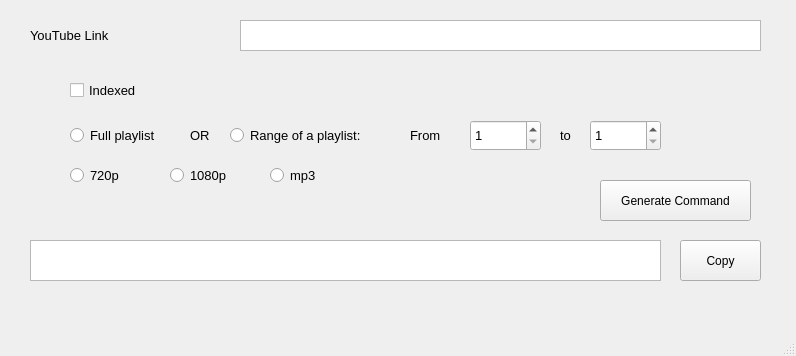
<?xml version="1.0" encoding="UTF-8"?>
<ui version="4.0">
 <class>MainWindow</class>
 <widget class="QMainWindow" name="MainWindow">
  <property name="geometry">
   <rect>
    <x>0</x>
    <y>0</y>
    <width>796</width>
    <height>356</height>
   </rect>
  </property>
  <property name="windowTitle">
   <string>MainWindow</string>
  </property>
  <widget class="QWidget" name="centralwidget">
   <widget class="QPushButton" name="processBtn">
    <property name="geometry">
     <rect>
      <x>600</x>
      <y>180</y>
      <width>151</width>
      <height>41</height>
     </rect>
    </property>
    <property name="text">
     <string>Generate Command</string>
    </property>
   </widget>
   <widget class="QTextEdit" name="link">
    <property name="geometry">
     <rect>
      <x>240</x>
      <y>20</y>
      <width>521</width>
      <height>31</height>
     </rect>
    </property>
    <property name="font">
     <font>
      <pointsize>10</pointsize>
     </font>
    </property>
   </widget>
   <widget class="QLabel" name="label">
    <property name="geometry">
     <rect>
      <x>30</x>
      <y>20</y>
      <width>131</width>
      <height>31</height>
     </rect>
    </property>
    <property name="font">
     <font>
      <pointsize>10</pointsize>
     </font>
    </property>
    <property name="text">
     <string>YouTube Link</string>
    </property>
   </widget>
   <widget class="QTextEdit" name="output">
    <property name="geometry">
     <rect>
      <x>30</x>
      <y>240</y>
      <width>631</width>
      <height>41</height>
     </rect>
    </property>
    <property name="font">
     <font>
      <pointsize>10</pointsize>
     </font>
    </property>
   </widget>
   <widget class="QCheckBox" name="indexedBtn">
    <property name="geometry">
     <rect>
      <x>70</x>
      <y>80</y>
      <width>81</width>
      <height>20</height>
     </rect>
    </property>
    <property name="font">
     <font>
      <pointsize>10</pointsize>
     </font>
    </property>
    <property name="text">
     <string>Indexed</string>
    </property>
   </widget>
   <widget class="QRadioButton" name="playlistBtn">
    <property name="geometry">
     <rect>
      <x>70</x>
      <y>120</y>
      <width>111</width>
      <height>31</height>
     </rect>
    </property>
    <property name="font">
     <font>
      <pointsize>10</pointsize>
     </font>
    </property>
    <property name="text">
     <string>Full playlist</string>
    </property>
    <attribute name="buttonGroup">
     <string notr="true">playlistGroup</string>
    </attribute>
   </widget>
   <widget class="QRadioButton" name="q720Btn">
    <property name="geometry">
     <rect>
      <x>70</x>
      <y>160</y>
      <width>81</width>
      <height>31</height>
     </rect>
    </property>
    <property name="font">
     <font>
      <pointsize>10</pointsize>
     </font>
    </property>
    <property name="text">
     <string>720p</string>
    </property>
    <attribute name="buttonGroup">
     <string notr="true">qGroup</string>
    </attribute>
   </widget>
   <widget class="QRadioButton" name="q1080Btn">
    <property name="geometry">
     <rect>
      <x>170</x>
      <y>150</y>
      <width>81</width>
      <height>51</height>
     </rect>
    </property>
    <property name="font">
     <font>
      <pointsize>10</pointsize>
     </font>
    </property>
    <property name="text">
     <string>1080p</string>
    </property>
    <attribute name="buttonGroup">
     <string notr="true">qGroup</string>
    </attribute>
   </widget>
   <widget class="QSpinBox" name="startIndexBtn">
    <property name="enabled">
     <bool>true</bool>
    </property>
    <property name="geometry">
     <rect>
      <x>470</x>
      <y>120</y>
      <width>71</width>
      <height>31</height>
     </rect>
    </property>
    <property name="font">
     <font>
      <pointsize>10</pointsize>
     </font>
    </property>
    <property name="minimum">
     <number>1</number>
    </property>
    <property name="maximum">
     <number>500</number>
    </property>
   </widget>
   <widget class="QSpinBox" name="endIndexBtn">
    <property name="enabled">
     <bool>true</bool>
    </property>
    <property name="geometry">
     <rect>
      <x>590</x>
      <y>120</y>
      <width>71</width>
      <height>31</height>
     </rect>
    </property>
    <property name="font">
     <font>
      <pointsize>10</pointsize>
     </font>
    </property>
    <property name="minimum">
     <number>1</number>
    </property>
    <property name="maximum">
     <number>500</number>
    </property>
   </widget>
   <widget class="QLabel" name="label_2">
    <property name="enabled">
     <bool>true</bool>
    </property>
    <property name="geometry">
     <rect>
      <x>410</x>
      <y>120</y>
      <width>50</width>
      <height>31</height>
     </rect>
    </property>
    <property name="font">
     <font>
      <pointsize>10</pointsize>
     </font>
    </property>
    <property name="text">
     <string>From</string>
    </property>
   </widget>
   <widget class="QLabel" name="label_3">
    <property name="enabled">
     <bool>true</bool>
    </property>
    <property name="geometry">
     <rect>
      <x>560</x>
      <y>120</y>
      <width>51</width>
      <height>31</height>
     </rect>
    </property>
    <property name="font">
     <font>
      <pointsize>10</pointsize>
     </font>
    </property>
    <property name="text">
     <string>to</string>
    </property>
   </widget>
   <widget class="QLabel" name="label_4">
    <property name="geometry">
     <rect>
      <x>190</x>
      <y>120</y>
      <width>31</width>
      <height>31</height>
     </rect>
    </property>
    <property name="font">
     <font>
      <pointsize>10</pointsize>
     </font>
    </property>
    <property name="text">
     <string>OR</string>
    </property>
   </widget>
   <widget class="QRadioButton" name="rangePlaylistBtn">
    <property name="geometry">
     <rect>
      <x>230</x>
      <y>120</y>
      <width>171</width>
      <height>31</height>
     </rect>
    </property>
    <property name="font">
     <font>
      <pointsize>10</pointsize>
     </font>
    </property>
    <property name="text">
     <string>Range of a playlist:</string>
    </property>
    <attribute name="buttonGroup">
     <string notr="true">playlistGroup</string>
    </attribute>
   </widget>
   <widget class="QPushButton" name="cpyBtn">
    <property name="geometry">
     <rect>
      <x>680</x>
      <y>240</y>
      <width>81</width>
      <height>41</height>
     </rect>
    </property>
    <property name="text">
     <string>Copy</string>
    </property>
   </widget>
   <widget class="QRadioButton" name="mp3Btn">
    <property name="geometry">
     <rect>
      <x>270</x>
      <y>150</y>
      <width>81</width>
      <height>51</height>
     </rect>
    </property>
    <property name="font">
     <font>
      <pointsize>10</pointsize>
     </font>
    </property>
    <property name="text">
     <string>mp3</string>
    </property>
    <attribute name="buttonGroup">
     <string notr="true">qGroup</string>
    </attribute>
   </widget>
  </widget>
  <widget class="QMenuBar" name="menubar">
   <property name="geometry">
    <rect>
     <x>0</x>
     <y>0</y>
     <width>796</width>
     <height>26</height>
    </rect>
   </property>
  </widget>
  <widget class="QStatusBar" name="statusbar"/>
 </widget>
 <resources/>
 <connections/>
 <buttongroups>
  <buttongroup name="qGroup"/>
  <buttongroup name="playlistGroup"/>
 </buttongroups>
</ui>
